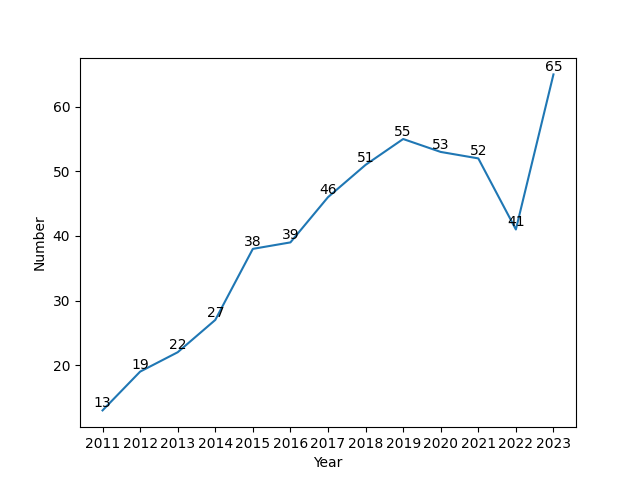

Here is the Python script that generated this plot:
import matplotlib.pyplot as plt

x=[2011,2012,2013,2014,2015,2016,2017,2018,2019,2020,2021,2022,2023]
y=[13,19,22,27,38,39,46,51,55,53,52,41,65]
x_pos = range(len(x))  
  
plt.plot(x_pos, y)  
  
# 设置x轴的刻度标签为原始的x值  
plt.xticks(x_pos, x)  
for i, count in enumerate(y):  
    plt.text(i, count, str(count), ha='center', va='bottom')
plt.xlabel('Year')  
plt.ylabel('Number')
plt.savefig('pub.png') 